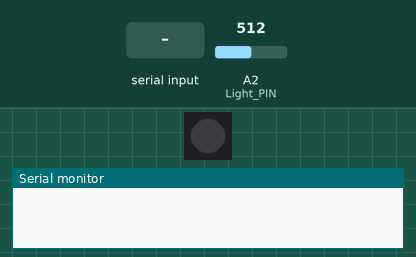
The sketch below on a simulated Arduino Uno, built with avr-gcc and run on an emulated ATmega328P. On the bench: 1 RGB LEDs in strip order, left to right, the last lines printed to the serial monitor. The inputs (shaded band) are chosen by the test bench; at power-on: A2 (Light_PIN) = 512.

Above: at 1.2 s.
1.3 s: A2 (Light_PIN) set to 218
2.8 s: A2 (Light_PIN) set to 185
At 4.1 s:
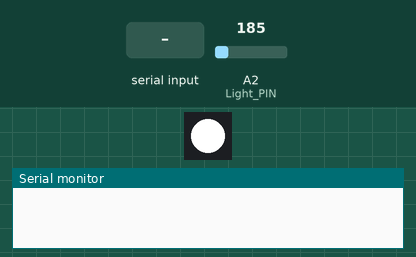
5.8 s: A2 (Light_PIN) set to 265
At 8.5 s:
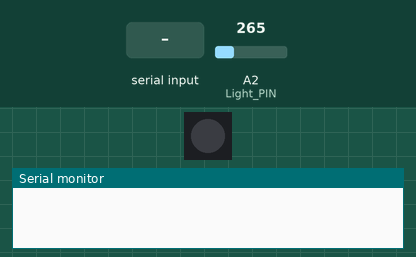
8.8 s: A2 (Light_PIN) set to 160
At 9.9 s:
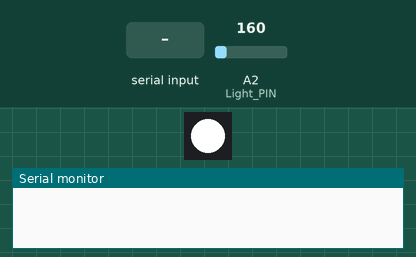
11.8 s: "C90\n" received over Serial
At 12.2 s:
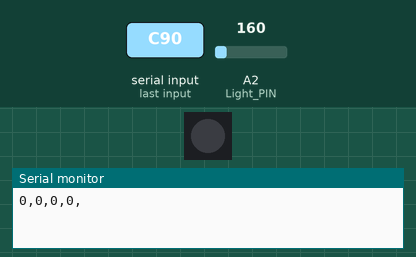
Timing chart, 0 to 14.3 s (numbered marks = the images above; inputs shaded):
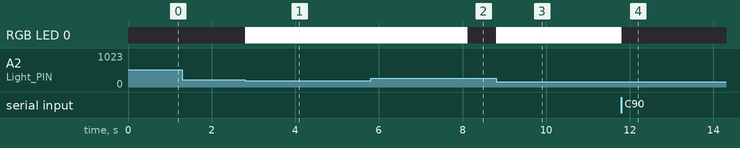

Measured:
- the behaviour switches between 200 and 199 on A2 (Light_PIN) (found by bisection; images 0 and 1)
- after the input at 1.3 s, every drawn part: stays the same
- after the input at 2.8 s, RGB LED 0: alternates RGB(255, 255, 255) for 0.01 s and RGB(254, 254, 254) for 2.6 s, starting at once
- after the input at 8.8 s, RGB LED 0: alternates RGB(255, 255, 255) for 0.01 s and RGB(254, 254, 254) for 2.6 s, starting at once

The sketch:

Blueth_Light.ino
```cpp
#include <Adafruit_NeoPixel.h> /*引用”Adafruit_NeoPixel.h”文件。引用的意思有点象“复制-粘贴”。include文件提供了一种很方便的方式共享了很多程序共有的信息。*/
#define PIN 6                    /*定义了控制LED的引脚，6表示Microduino的D6引脚，可通过Hub转接出来，用户可以更改 */
Adafruit_NeoPixel strip = Adafruit_NeoPixel(1, PIN, NEO_GRB + NEO_KHZ800);
/*该函数第一个参数控制串联灯的个数，第二个是控制用哪个pin脚输出，第三个显示颜色和变化闪烁频率*/
#include <Adafruit_NeoPixel.h>
#include <SoftwareSerial.h>
SoftwareSerial mySerial(4, 5); //RX,TX
#define my_Serial Serial    //#define my_Serial Serial1//蓝牙使用的是串口通讯，对于mCookie-CoreUSB来说，使用的是Serial1，因此定义了串口服务。


#define PIXEL_PIN    6    // Digital IO pin connected to the NeoPixels.
#define PIXEL_COUNT  6      /*PIXEL_PIN:彩灯的控制引脚，用户可以自己更改控制引脚，同时也要更改硬件连接。
PIXEL_COUNT:控制灯的个数，蓝牙控制最多可以控制6个，因为App蓝牙传输数据最多写了6个。
PIXEL_PIN:彩灯的控制引脚，用户可以自己更改控制引脚，同时也要更改硬件连接。
PIXEL_COUNT:控制灯的个数，蓝牙控制最多可以控制6个，因为App蓝牙传输数据最多写了6个。*/
String currentInfo;       //定义一个string对象

char buffer[100];           //定义一个字符串数组

boolean buffer_sta = false;       //定义一个boolean常量

int buffer_num = 0;         //定义一个整型常量

int sta[4];                 //定义一个有4个整型常量的数组

boolean color_en;

long safe_ms = millis();      //定义一个长整型常量，其中millis（）函数是Arduino语言中自有的函数，它返回以毫秒为单位的从Arduino开始执行到运行到当前的时间

#define val_max 255
#define val_min 0

#define Light_PIN A2    //光照传感器接AO引脚

#define Light_value1 200

int sensorValue;

void setup()                                //创建无返回值函数
{
  Serial.begin(115200);                     //初始化串口通信，并将波特率设置为115200
  strip.begin();                             //准备对灯珠进行数据发送
  strip.show();                               //初始化所有的灯珠为关的状态
  my_Serial.begin(9600);                     // 蓝牙通讯的波特率（速度）为：9600，需要在setup()里面定义了串口通讯速率
  pinMode(Light_PIN, INPUT);
}

void loop()                                  //无返回值loop函数
{
  sensorValue = analogRead(Light_PIN);
  if (sensorValue < Light_value1)       //若光强小于200
  {
       ble();
       if (!color_en)             //if判断语句
   {
        rainbowCycle(10, 255, 255, 255, 1);
   }
}
   else
   {
        colorWipe(strip.Color(0, 0, 0));
   }
}
void colorWipe(uint32_t c)
{
  for (uint16_t i = 0; i < strip.numPixels(); i++)  //i从0自增到LED灯个数减1
 {
    strip.setPixelColor(i, c); //将第i个灯点亮
    strip.show(); //led灯显示
  }
}

void ble()
{
  while (my_Serial.available())//while循环语句
  {
    char c = my_Serial.read();//定义一个字符常量
    delay(2);

    if (c == 'C')
      buffer_sta = true;// 当蓝牙连接时，会持续给BT发送“\n”的消息，只要有接收到则认为蓝牙一直在连接。并且给“color_en”赋值为真（true）
    if (c == '\n')
    {
      color_en = true;
      safe_ms = millis();
    }
    if (buffer_sta)
    {
      buffer[buffer_num] = c;
      buffer_num++;
    }
    //  Serial.println(c);//调用对象Serial的函数println（）
    //Serial.println(color_en);
  }

  if (buffer_sta)
  {
    buffer_sta = false;

    sscanf((char *)strstr((char *)buffer, "C:"), "C:%d,%d,%d,%d", &sta[0], &sta[1], &sta[2], &sta[3]);

    for (int a = 0; a < buffer_num; a++)
      buffer[a] = NULL;
    buffer_num = 0;

    for (int i = 0; i < 4; i++)
    {
      Serial.print(sta[i]);
      Serial.print(",");
    }
    Serial.println(" ");

    if (-1 == sta[3]) {
      colorSet(strip.Color(sta[0], sta[1], sta[2]));
    }
    else if ((0 <= sta[3]) && (sta[3] < PIXEL_COUNT)) {
      colorSet(strip.Color(sta[0], sta[1], sta[2]), sta[3]);
  }//将解析到的数据来控制灯的颜色变化，如果sta[3]的值为-1，所有连接的灯都是同一个颜色，为接收到的“sta[0], sta[1], sta[2]”组合而来的颜色，即手机上选的颜色。否则将可以单独控制6个灯的颜色。
  }

 if (millis() - safe_ms > 3000)//用现在millis（）函数返回的值减去之前定义的safe_ms的数值并于3000比较大小，蓝牙断开时，系统会在3S后让“color_en”的值为假（false）。开始执行自定义颜色变化，“!”表示非的意思。

  {
    safe_ms = millis();
    color_en = false;
  }
}


void colorSet(uint32_t c) {
  for (uint16_t i = 0; i < strip.numPixels(); i++) {
    strip.setPixelColor(i, c);
  }
  strip.show();
}


void colorSet(uint32_t c, int i) {
  strip.setPixelColor(i, c);
  strip.show();
}

void rainbowCycle(uint8_t wait, int r, int g, int b, int num) {
  if (num == 0)
  {
    for (int val = 0; val < 255; val++)
    {
      ble();
      if (color_en)
        return;
      colorSet(strip.Color(map(val, val_min, val_max, 254, r), map(val, val_min, val_max, 254, g), map(val, val_min, val_max, 254, b))); //红绿蓝LED灯依次由亮到暗

      delay(wait);
    }
  }
  if (num == 1)
  {
    for (int val = 255; val >= 0; val--)
    {
      ble();
      if (color_en)
        return;
      colorSet(strip.Color(map(val, val_min, val_max, 254, r), map(val, val_min, val_max, 254, g), map(val, val_min, val_max, 254, b)));
      delay(wait);//延时(暂停)
    }
  }
}

void rainbow(uint8_t wait) {
  uint16_t i, j;

  for (j = 0; j < 256; j++) {
    for (i = 0; i < strip.numPixels(); i++) {
      ble();
      if (color_en)
        return;
      strip.setPixelColor(i, Wheel((i + j) & 255));
    }
    strip.show();
    delay(wait);
  }
}

// Input a value 0 to 255 to get a color value.
// The colours are a transition r - g - b - back to r.

uint32_t Wheel(byte WheelPos) {
  if (WheelPos < 85)
  {
    return strip.Color(WheelPos * 3, 255 - WheelPos * 3, 0);
  }
  else if (WheelPos < 170)
  {
    WheelPos -= 85;
    return strip.Color(255 - WheelPos * 3, 0, WheelPos * 3);
  }
  else
  {
    WheelPos -= 170;
    return strip.Color(0, WheelPos * 3, 255 - WheelPos * 3);
  }
  }
```
